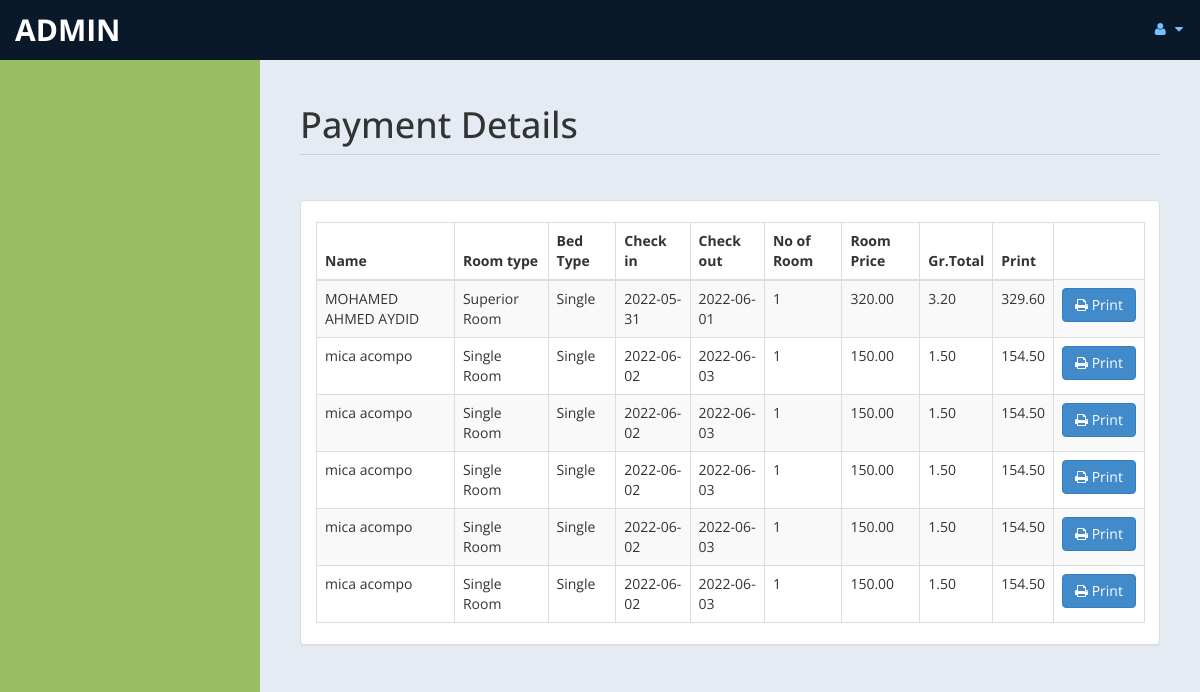
Page /admin/payment.php (signed in) on the committed database.
### tables this page shows
CREATE TABLE `payment` (
  `id` int(11) DEFAULT NULL,
  `fname` varchar(30) DEFAULT NULL,
  `lname` varchar(30) DEFAULT NULL,
  `troom` varchar(30) DEFAULT NULL,
  `tbed` varchar(30) DEFAULT NULL,
  `nroom` int(11) DEFAULT NULL,
  `cin` date DEFAULT NULL,
  `cout` date DEFAULT NULL,
  `ttot` double(8,2) DEFAULT NULL,
  `fintot` double(8,2) DEFAULT NULL,
  `mepr` double(8,2) DEFAULT NULL,
  `meal` varchar(30) DEFAULT NULL,
  `btot` double(8,2) DEFAULT NULL,
  `noofdays` int(11) DEFAULT NULL
);

### admin/payment.php (the view, shortened to what this page needs)
<!DOCTYPE html>
<html xmlns="http://www.w3.org/1999/xhtml">
<head>
    <link href="assets/css/bootstrap.css" rel="stylesheet" />
    <link href="assets/css/font-awesome.css" rel="stylesheet" />
    <link href="assets/css/custom-styles.css" rel="stylesheet" />
    <link href="assets/js/dataTables/dataTables.bootstrap.css" rel="stylesheet" />
</head>
<body>
    <div id="wrapper">
        <nav class="navbar navbar-default top-navbar" role="navigation">
            <div class="navbar-header">
                <a class="navbar-brand" href="home.php"><?php echo $_SESSION["user"]; ?> </a>
            </div>
            <ul class="nav navbar-top-links navbar-right">
                <li class="dropdown">
                    <a class="dropdown-toggle" data-toggle="dropdown" href="#" aria-expanded="false">
                        <i class="fa fa-user fa-fw"></i> <i class="fa fa-caret-down"></i>
                    </a>
                </li>
            </ul>
        </nav>
        <div id="page-wrapper" >
            <div id="page-inner">
			 <div class="row">
                    <div class="col-md-12">
                        <h1 class="page-header">
                           Payment Details<small> </small>
                        </h1>
                    </div>
                </div>
            <div class="row">
                <div class="col-md-12">
                    <div class="panel panel-default">
                        <div class="panel-body">
                            <div class="table-responsive">
                                <table class="table table-striped table-bordered table-hover" id="dataTables-example">
                                    <thead>
                                        <tr>
                                            <th>Name</th>
											<th>Room type</th>
                                            <th>Bed Type</th>
                                            <th>Check in</th>
											<th>Check out</th>
											<th>No of Room</th>
                                            <th>Room Price</th>
											<th>Gr.Total</th>
											<th>Print</th>
                                        </tr>
                                    </thead>
                                    <tbody>
									<?php
										include ('db.php');
										$sql="select * from payment";
										$re = mysqli_query($con,$sql);
										while($row = mysqli_fetch_array($re))
										{
											$id = $row['id'];
											if($id % 2 ==1 )
											{
												echo"<tr class='gradeC'>
													<td>".$row['fname']." ".$row['lname']."</td>
													<td>".$row['troom']."</td>
													<td>".$row['tbed']."</td>
													<td>".$row['cin']."</td>
													<td>".$row['cout']."</td>
													<td>".$row['nroom']."</td>
													<td>".$row['ttot']."</td>
													<td>".$row['btot']."</td>
													<td>".$row['fintot']."</td>
													<td><a href=print.php?pid=".$id ." <button class='btn btn-primary'> <i class='fa fa-print' ></i> Print</button></td>
													</tr>";
											}
											else
											{
												echo"<tr class='gradeU'>
													<td>".$row['fname']." ".$row['lname']."</td>
													<td>".$row['troom']."</td>
													<td>".$row['tbed']."</td>
													<td>".$row['cin']."</td>
													<td>".$row['cout']."</td>
													<td>".$row['nroom']."</td>
													<td>".$row['ttot']."</td>
													<td>".$row['btot']."</td>
													<td>".$row['fintot']."</td>
													<td><a href=print.php?pid=".$id ." <button class='btn btn-primary'> <i class='fa fa-print' ></i> Print</button></td>
													</tr>";
											}
										}
									?>
                                    </tbody>
                                </table>
                            </div>
                        </div>
                    </div>
                </div>
            </div>
                </div>
            </div>
    </div>
</body>
</html>

### admin/assets/css/custom-styles.css (style rules this page uses)
body { font-family: 'Open Sans', sans-serif; }
#wrapper { width: 100%; background:#98BF64; }
#page-wrapper { padding: 15px 15px; min-height: 600px; background:#E5EBF2; }
#page-inner { width:100%; margin:10px 20px 10px 0px; background-color:transparent; padding:10px; min-height:1200px; }
h1, .h1, h2, .h2, h3, .h3 { margin-top: 7px; margin-bottom: -5px; }
.page-header { padding-bottom: 9px; margin: 10px 0 45px; border-bottom: 1px solid #C7D1DD; }
.top-navbar { margin:0px; }
.top-navbar .navbar-brand { color: #fff; width: 260px; text-align: left; height: 60px; font-size: 30px; font-weight: 700; text-transform: uppercase; line-height: 30px; }
.top-navbar .nav > li { position: relative; display: inline-block; }
.top-navbar .nav > li > a { position: relative; display: block; padding: 19px 15px; color: #77C0FD; }
.top-navbar { background:#09192A; border-bottom:none; }
.top-navbar .nav > li > a > i { margin-right: 2px; }
.navbar-default { border:0px solid black; }
.navbar-header { background: #09192A; }
.nav > li > a > i { margin-right:10px; }
@media (min-width:768px) { #page-wrapper { margin: 0 0 0 260px; padding: 15px 30px; min-height: 1200px; } }
@media (min-width:768px) { .navbar { border-radius: 0px; } }

### rows in the picture
payment: fname "MOHAMED AHMED", lname "AYDID", troom "Superior Room", tbed "Single", cin "2022-05-31", cout "2022-06-01", nroom "1", ttot "320.00", btot "3.20", fintot "329.60"
payment: fname "mica", lname "acompo", troom "Single Room", tbed "Single", cin "2022-06-02", cout "2022-06-03", nroom "1", ttot "150.00", btot "1.50", fintot "154.50"
payment: fname "mica", lname "acompo", troom "Single Room", tbed "Single", cin "2022-06-02", cout "2022-06-03", nroom "1", ttot "150.00", btot "1.50", fintot "154.50"
payment: fname "mica", lname "acompo", troom "Single Room", tbed "Single", cin "2022-06-02", cout "2022-06-03", nroom "1", ttot "150.00", btot "1.50", fintot "154.50"
payment: fname "mica", lname "acompo", troom "Single Room", tbed "Single", cin "2022-06-02", cout "2022-06-03", nroom "1", ttot "150.00", btot "1.50", fintot "154.50"
payment: fname "mica", lname "acompo", troom "Single Room", tbed "Single", cin "2022-06-02", cout "2022-06-03", nroom "1", ttot "150.00", btot "1.50", fintot "154.50"

### other values in the picture
$_SESSION["user"] "ADMIN"
